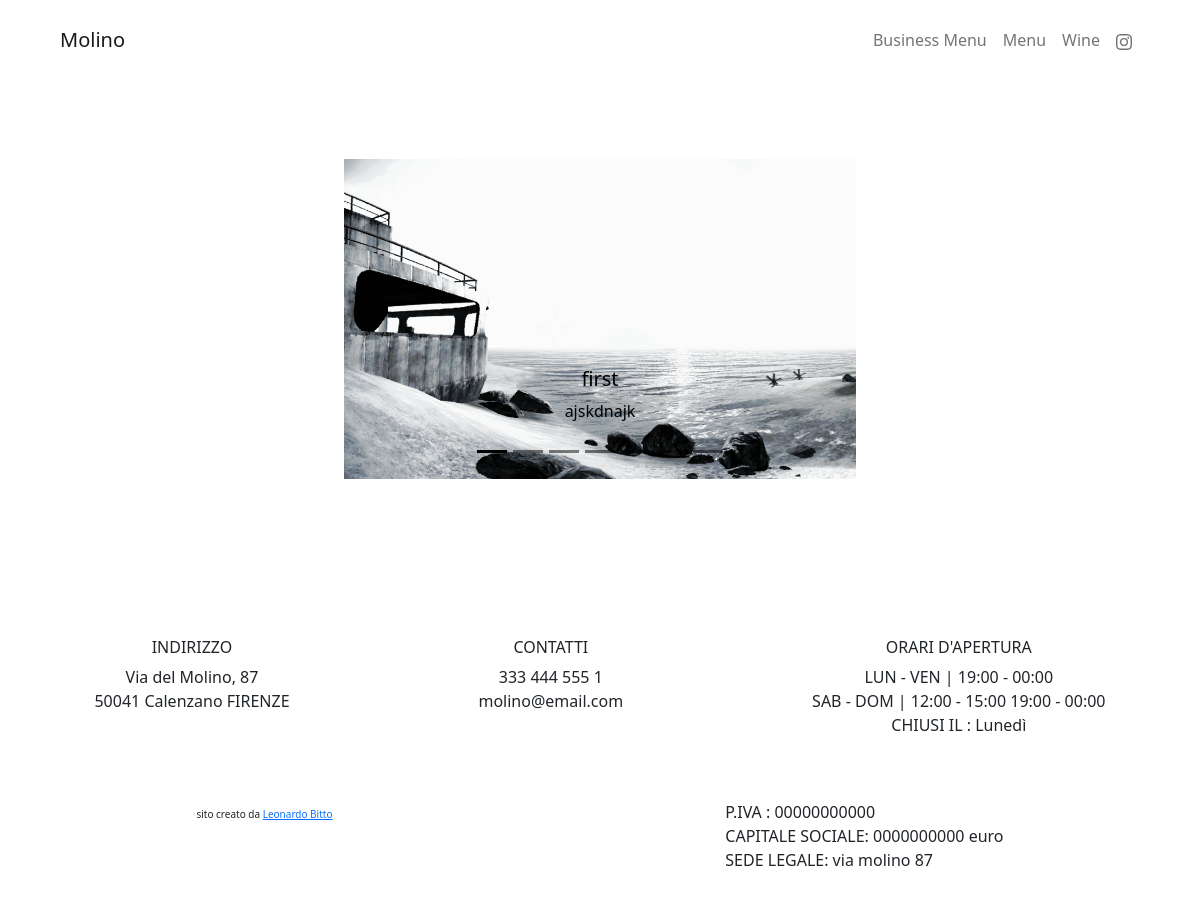
The page / on the database its author committed.
### website/models.py (models this page shows, shortened)
class Gallery_image(models.Model):
    header = models.CharField(max_length=100, default="", blank=True, null=True)
    description = models.CharField(max_length=300, default="", blank=True, null=True)
    img = models.ImageField(upload_to="", blank=True, null=True)
    is_first = models.BooleanField(default=False)

class Contact(models.Model):
    phone = models.CharField(max_length=100, blank=True, null=True)
    mail = models.CharField(max_length=50, blank=True, null=True)

class Opening_hour(models.Model):
    weekdays = models.CharField(max_length = 200, blank=True, null=True)
    weekend = models.CharField(max_length=300, blank=True, null=True)
    closing_day = models.CharField(max_length=200, blank=True, null=True)

### website/views.py (the view)
# urls.py: path('', views.landing, name="landing"),
def landing(request):
    first_image = Gallery_image.objects.filter(is_first=True).first()
    images = Gallery_image.objects.filter(is_first=False)
    num_of_images = images.count()+1
    contacts = Contact.objects.all().first()
    Openinghour = Opening_hour.objects.all().first()
    context={
        'first_image': first_image,
        'num_of_images': range(1, num_of_images),
        'images':images,
        'contacts':contacts,
        'opening_hours':Openinghour,
    }
    return render(request, 'website/landing.html', context)

### website/templates/website/landing.html (shortened to what this page needs)
{% extends "website/base.html" %}
{% load static %}
{% block content %}
<div class="d-flex flex-column justify-content-around" style=" min-height:90vh">
    <section id="carousel" class="carousel slide carousel-dark m-3 px-3" data-bs-ride="carousel">
        <div class="carousel-inner" style="width:100%; height:100%;">
            <div class="carousel-item active " style="width:100%; height:40vh;" data-bs-interval="4000">
                <img src="{{ first_image.img.url }}" class="d-block w-100 " style="width:100%; height:100%; object-fit:contain">
                <div class="carousel-caption d-none d-md-block">
                    <h5>{{ first_image.header }}</h5>
                    <p>{{ first_image.description }}</p>
                </div>
            </div>
            <div class="carousel-indicators">
                <button type="button" data-bs-target="#carousel" data-bs-slide-to="0" class="active" aria-current="true" aria-label="Slide 1"></button>
                {% for i in num_of_images %}
                <button type="button" data-bs-target="#carousel" data-bs-slide-to="{{i}}" ></button>
                {% endfor %}
            </div>
        </div>
    </section>
    <div class="d-flex flex-column flex-md-row justify-content-around text-center">
        <div class="d-flex flex-column m-auto mt-3">
            <h6> INDIRIZZO  </h6>
            <span> Via del Molino, 87 </span>
            <span> 50041 Calenzano FIRENZE</span>
        </div>
        <div class="d-flex flex-column m-auto mt-3">
            <h6> CONTATTI  </h6>
            <span> {{ contacts.phone }} </span>
            <span> {{ contacts.mail }} </span>
        </div>
        <div class="d-flex flex-column m-auto mt-3">
            <h6> ORARI D'APERTURA  </h6>
            <span> LUN - VEN | {{opening_hours.weekdays}} </span>
            <span> SAB - DOM | {{opening_hours.weekend}} </span>
            <span> CHIUSI IL : {{opening_hours.closing_day}} </span>
        </div>
    </div>
</div>
{% endblock %}

### rows shown on the page
Gallery_image: img (picture), header "first", description "ajskdnajk"
Contact: phone "333 444 555 1", mail "molino@email.com"
Opening_hour: weekdays "19:00 - 00:00", weekend "12:00 - 15:00 19:00 - 00:00", closing_day "Lunedì"
